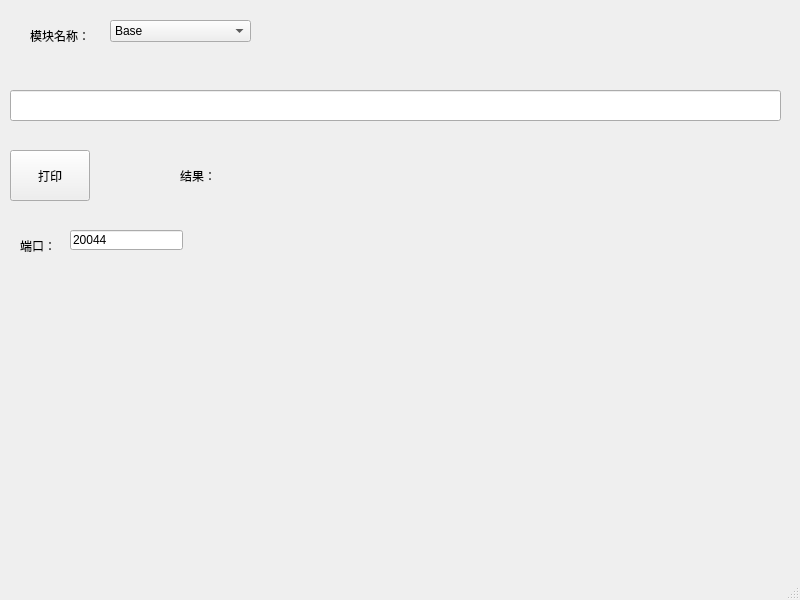
<?xml version="1.0" encoding="UTF-8"?>
<ui version="4.0">
 <class>MainWindow</class>
 <widget class="QMainWindow" name="MainWindow">
  <property name="geometry">
   <rect>
    <x>0</x>
    <y>0</y>
    <width>800</width>
    <height>600</height>
   </rect>
  </property>
  <property name="windowTitle">
   <string>V1.113</string>
  </property>
  <widget class="QWidget" name="centralwidget">
   <widget class="QLineEdit" name="labelEdit">
    <property name="geometry">
     <rect>
      <x>10</x>
      <y>90</y>
      <width>771</width>
      <height>31</height>
     </rect>
    </property>
    <property name="font">
     <font>
      <family>Times New Roman</family>
      <pointsize>9</pointsize>
      <weight>75</weight>
      <bold>true</bold>
     </font>
    </property>
   </widget>
   <widget class="QPushButton" name="printBtn">
    <property name="geometry">
     <rect>
      <x>10</x>
      <y>150</y>
      <width>80</width>
      <height>51</height>
     </rect>
    </property>
    <property name="text">
     <string>打印</string>
    </property>
   </widget>
   <widget class="QLineEdit" name="portEdit">
    <property name="geometry">
     <rect>
      <x>70</x>
      <y>230</y>
      <width>113</width>
      <height>20</height>
     </rect>
    </property>
    <property name="text">
     <string>20044</string>
    </property>
   </widget>
   <widget class="QLabel" name="label">
    <property name="geometry">
     <rect>
      <x>20</x>
      <y>240</y>
      <width>54</width>
      <height>12</height>
     </rect>
    </property>
    <property name="text">
     <string>端口：</string>
    </property>
   </widget>
   <widget class="QLabel" name="label_2">
    <property name="geometry">
     <rect>
      <x>180</x>
      <y>150</y>
      <width>61</width>
      <height>51</height>
     </rect>
    </property>
    <property name="text">
     <string>结果：</string>
    </property>
   </widget>
   <widget class="QLabel" name="anslabel">
    <property name="geometry">
     <rect>
      <x>290</x>
      <y>90</y>
      <width>381</width>
      <height>51</height>
     </rect>
    </property>
    <property name="text">
     <string/>
    </property>
   </widget>
   <widget class="QLabel" name="label_3">
    <property name="geometry">
     <rect>
      <x>30</x>
      <y>20</y>
      <width>91</width>
      <height>31</height>
     </rect>
    </property>
    <property name="text">
     <string>模块名称：</string>
    </property>
   </widget>
   <widget class="QComboBox" name="typeComboBox">
    <property name="geometry">
     <rect>
      <x>110</x>
      <y>20</y>
      <width>141</width>
      <height>22</height>
     </rect>
    </property>
    <item>
     <property name="text">
      <string>Base</string>
     </property>
    </item>
    <item>
     <property name="text">
      <string>Socket</string>
     </property>
    </item>
    <item>
     <property name="text">
      <string>Node</string>
     </property>
    </item>
   </widget>
  </widget>
  <widget class="QMenuBar" name="menubar">
   <property name="geometry">
    <rect>
     <x>0</x>
     <y>0</y>
     <width>800</width>
     <height>22</height>
    </rect>
   </property>
  </widget>
  <widget class="QStatusBar" name="statusbar"/>
 </widget>
 <resources/>
 <connections/>
</ui>
